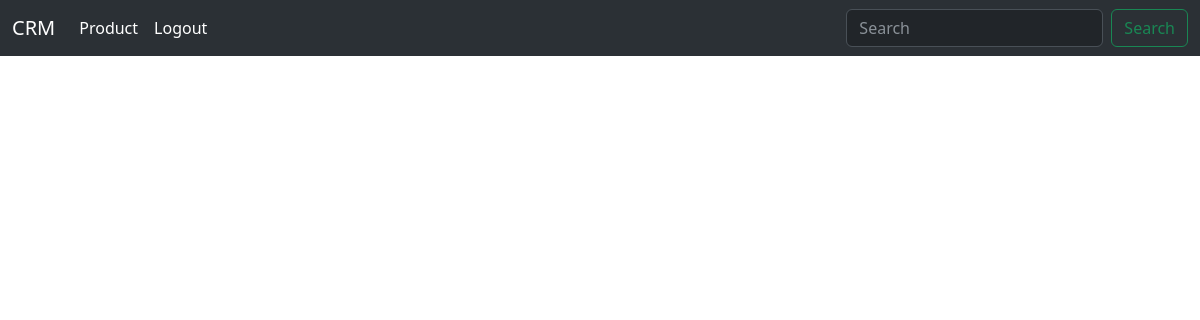
The app's page / (signed in), older data.
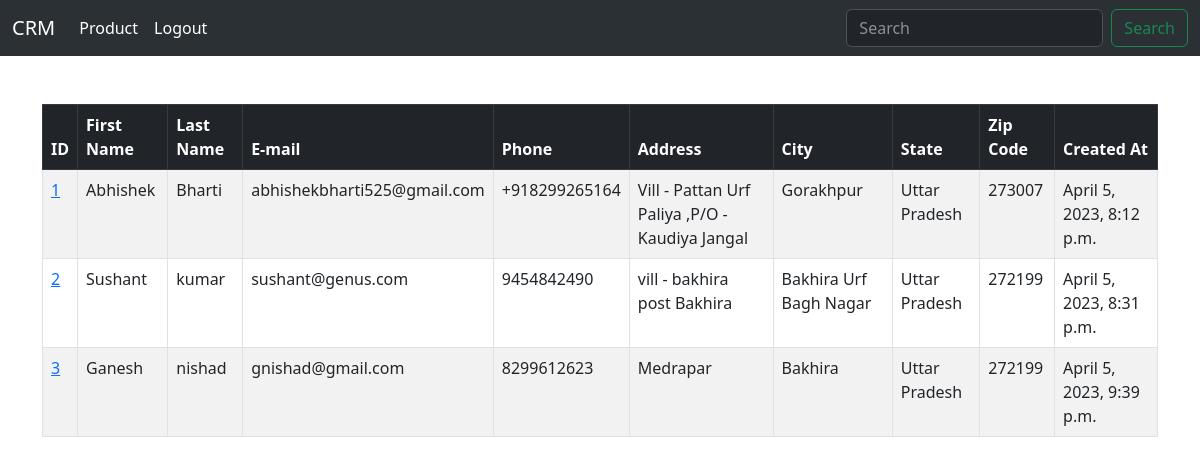
The same page, newer data.
### App/models.py (models this page shows, shortened)
class Record(models.Model):
    created_at = models.DateTimeField(auto_now_add=True)
    firest_name = models.CharField(max_length=50,)
    last_name = models.CharField(max_length=50,)
    email = models.EmailField(max_length=254)
    phone = models.CharField(max_length=20,blank=True)
    address = models.CharField(max_length=50,)
    city = models.CharField(max_length=50,)
    state = models.CharField(max_length=50,)
    zip_code = models.IntegerField()

### App/views.py (the view)
# urls.py: path("", views.home, name='home'),
def home(request):
    records = Record.objects.all()
    if request.method =='POST':
        username = request.POST['username']
        password = request.POST['password']
        user = authenticate(request,username=username,password=password)
        if user is not None:
            login(request,user)
            messages.success(request, "You have login succesfully")
            return redirect('home')
        else:
            messages.success(request, 'Hi... You register yourself')
            return redirect('home')
    else:
        return render(request,'home.html',{"records":records})

### App/templates/home.html (shortened to what this page needs)
{% extends 'base.html'%}
{%block content%}
{% if user.is_authenticated %}
    {% if records%}
    <div class="table-responsive-xxl mt-5">
        <table class="table table-striped table-hover table-bordered">
            <thead class="table-dark">
                <th>ID</th>
                <th>First Name</th>
                <th>Last Name</th>
                <th>E-mail</th>
                <th>Phone</th>
                <th>Address</th>
                <th>City</th>
                <th>State</th>
                <th>Zip Code</th>
                <th>Created At</th>
            </thead>
            <tbody>
                {% for record in records %}
                <tr>
                    <td><a href="{%url 'record' record.id%}">{{record.id}}</a></td>
                    <td>{{record.firest_name}}</td>
                    <td>{{record.last_name}}</td>
                    <td>{{record.email}}</td>
                    <td>{{record.phone}}</td>
                    <td>{{record.address}}</td>
                    <td>{{record.city}}</td>
                    <td>{{record.state}}</td>
                    <td>{{record.zip_code}}</td>
                    <td>{{record.created_at}}</td>
                </tr>
                {% endfor %}
            </tbody>
        </table>
    </div>
    {% endif %}
{% endif %}
{%endblock%}

### App/templates/base.html (shortened to what this page needs)
<!DOCTYPE html>
<html lang="en">
    <head>
        <link
        href="https://cdn.jsdelivr.net/npm/bootstrap@5.3.0-alpha2/dist/css/bootstrap.min.css"
        rel="stylesheet"
/>
    </head>
  <body>
    <div>
    {% include 'navebar.html' %}
    </div>
    <div class="container">
    {%block content%}
    {%endblock%}
    </div>
  </body>
</html>

### App/templates/navebar.html (shortened to what this page needs)
{% block navbar %}
<nav
  class="navbar navbar-expand-lg bg-body-tertiary navbar bg-dark"
  data-bs-theme="dark"
>
  <div class="container-fluid">
    <a class="navbar-brand" href="{% url 'home' %}">CRM</a>
    <div class="collapse navbar-collapse" id="navbarSupportedContent">
      <ul class="navbar-nav me-auto mb-2 mb-lg-0">
        <li class="nav-item">
          <a class="nav-link active" aria-current="page" href="#">Product</a>
        </li>
      {%if user.is_authenticated %}
        <li class="nav-item">
          <a class="nav-link active" href="{%url 'logout'%}">Logout</a>
        </li>
      {%else%}
        <li class="nav-item">
          <a class="nav-link active" href="{%url 'home'%}">Login</a>
        </li>
          <a class="nav-link active" href="{%url 'register'%}">Register</a>
        </li>
      {% endif %}
      </ul>
      <form class="d-flex" role="search">
        <input
          class="form-control me-2"
          type="search"
          placeholder="Search"
          aria-label="Search"
        />
        <button class="btn btn-outline-success" type="submit">Search</button>
      </form>
    </div>
  </div>
</nav>
{% endblock navbar %}

Row changes from the older to the newer data that the page shows:
added Record: id "1", firest_name "Abhishek", last_name "Bharti", email "abhishekbharti525@gmail.com", phone "+918299265164", address "Vill - Pattan Urf Paliya ,P/O - Kaudiya Jangal", city "Gorakhpur", state "Uttar Pradesh", zip_code "273007", created_at "April 5, 2023, 8:12 p.m."
added Record: id "2", firest_name "Sushant", last_name "kumar", email "sushant@genus.com", phone "9454842490", address "vill - bakhira post Bakhira", city "Bakhira Urf Bagh Nagar", state "Uttar Pradesh", zip_code "272199", created_at "April 5, 2023, 8:31 p.m."
added Record: id "3", firest_name "Ganesh", last_name "nishad", email "gnishad@gmail.com", phone "8299612623", address "Medrapar", city "Bakhira", state "Uttar Pradesh", zip_code "272199", created_at "April 5, 2023, 9:39 p.m."
Text that changed along with them:
text now shown: "ID First Name Last Name E-mail Phone Address City State Zip Code Created At"
